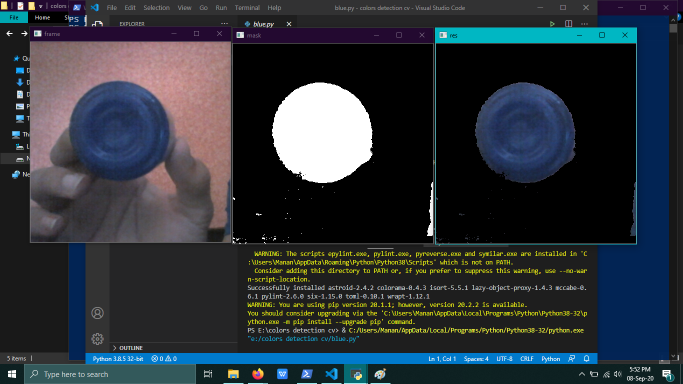
#> input picture Images/1.png, 1366 x 768 px, given in place of the camera (shown at 1/2 size)
$ python yellow.py
#> lines starting #> are read from the running program, lines starting #| are printed output that depends on the picture; after the words box and inside, x2 and y2 are one past the last pixel; in counts of white or black regions, pixels touching at a corner belong together
import cv2
#yellow color detection
import numpy as np

def nothing(x):
    pass
cap=cv2.VideoCapture(0);

while True:

    # frame=cv2.VideoCapture(0);
    _,frame=cap.read()
#> frame is the input picture: shape (768, 1366, 3); mean B, G, R 58.1, 51.4, 45.1
    hsv=cv2.cvtColor(frame, cv2.COLOR_BGR2HSV)
#> hsv: shape (768, 1366, 3); mean H, S, V 53.7, 58.8, 63.8

    lb=np.array([15,0,0])
    ub=np.array([36,255,255])

    msk=cv2.inRange(hsv,lb,ub)
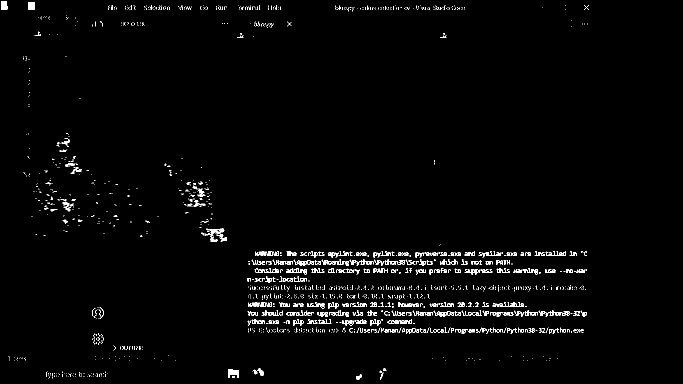
#> msk: shape (768, 1366) (shown at 1/2 size); 1.8% white in thin lines or dots, all inside (x1, y1, x2, y2) = (2, 3, 1178, 760)

    res=cv2.bitwise_and(frame, frame, mask=msk)
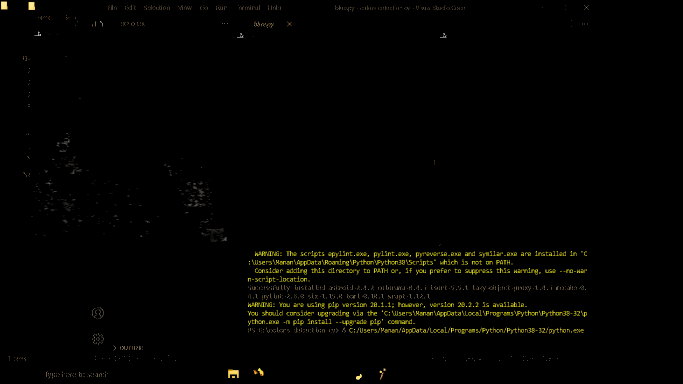
#> res: shape (768, 1366, 3) (shown at 1/2 size); mean B, G, R 0.8, 2.9, 3.1
    cv2.resizeWindow("frame",400,400)
    cv2.resizeWindow("res",400,400)
    cv2.resizeWindow("mask",400,400)
    cv2.imshow("frame",frame)
    cv2.imshow("mask",msk)
    cv2.imshow("res",res)

    key=cv2.waitKey(1)
#> (key Esc is pressed here)
    if key ==27:
        break
cap.release()
cv2.destroyAllWindows()
